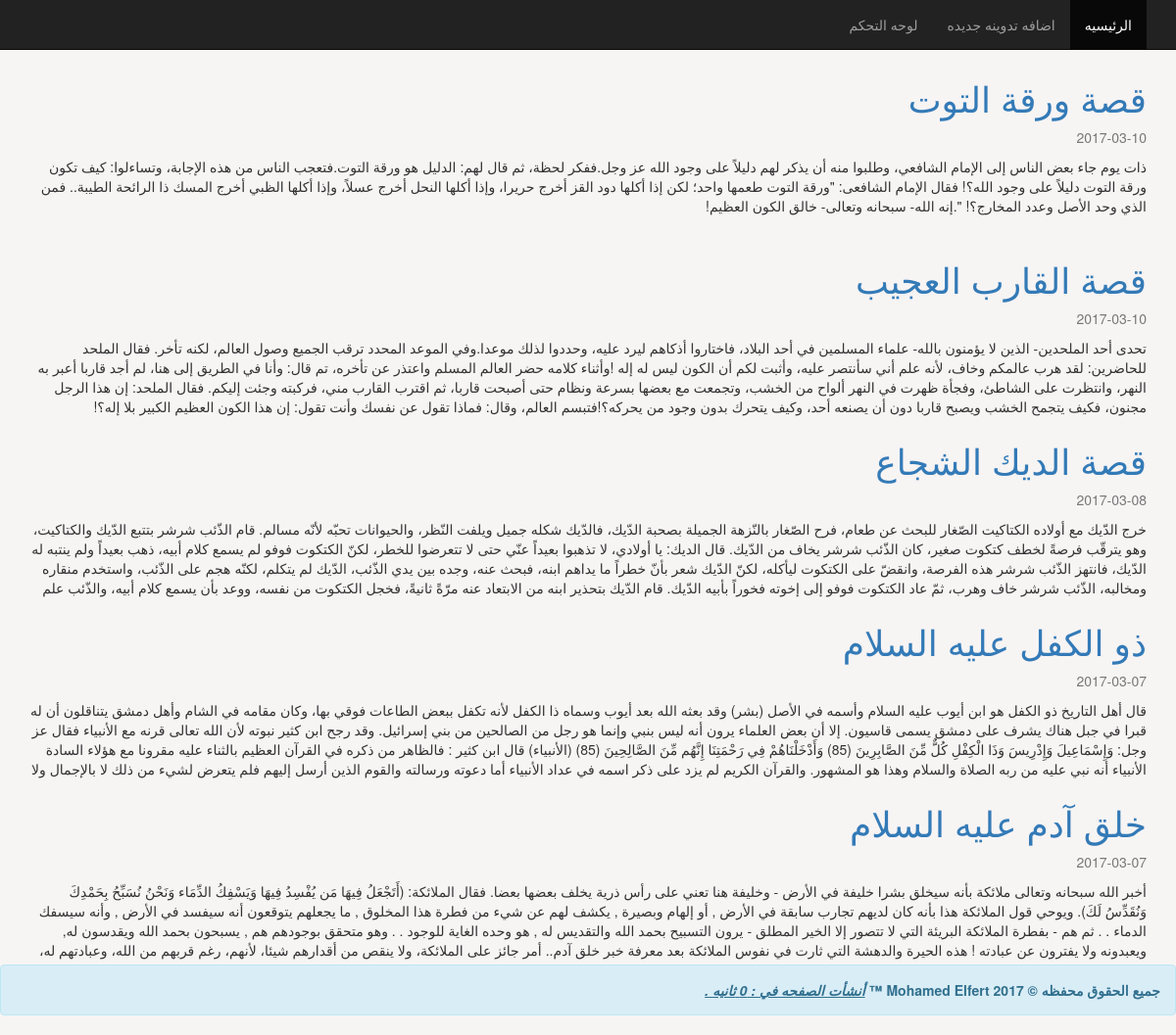
The page / on the database its author committed.
### tables this page shows
CREATE TABLE `posts` (
  `id` int(11) NOT NULL,
  `title` varchar(255) NOT NULL,
  `subject` text NOT NULL,
  `created_at` date NOT NULL
);

### index.php (the view)
<?php
require 'connect.php';
require 'header.php';
@$stmnt = $conn->query("SELECT * FROM posts ORDER BY id DESC");
$count = $stmnt->rowCount();
if($count > 0){
    while($row = $stmnt->fetch(PDO::FETCH_OBJ)){
        ?>
            <div id='height' class='container'>
                <a href='post.php?id=<?php echo $row->id; ?>'>
                    <h1><?php echo $row->title; ?></h1>
                </a>
                <p class='text-muted'><?php echo $row->created_at; ?></p>
                <p><?php echo $row->subject; ?></p>
            </div>
        <?php
    }
}else{
    echo '<h3 class="alert alert-success">لا يوجد أي محتوي في المدونه حاليا .</h3>';
}
require 'footer.php';
?>

### header.php (shortened to what this page needs)
<?php
$starttime = microtime(true);
?>
<!DOCTYPE html>
<html>
  <head>
    <link href="css/bootstrap.min.css" rel="stylesheet">
    <link href="css/bootstrap-rtl.css" rel="stylesheet">
    <link href="css/style.css" rel="stylesheet">
  </head>
  <body>
    <nav class="navbar navbar-inverse navbar-fixed-top">
      <div class="container">
        <div id="navbar" class="collapse navbar-collapse">
          <ul class="nav navbar-nav">
            <li class="active"><a href="index.php">الرئيسيه</a></li>
            <li><a href="login.php">اضافه تدوينه جديده</a></li>
            <li><a href="adminlog.php">لوحه التحكم</a></li>
          </ul>
        </div>
      </div>
    </nav>

### footer.php (shortened to what this page needs)
    <div class="alert alert-info">
        <strong>جميع الحقوق محفظه &copy;  2017 Mohamed Elfert  &trade;
			    <?php $endtime = microtime(true); $takentime = $endtime-$starttime; $takentime = round($takentime,5);
			          echo "  <i><u>أنشأت الصفحه في   : " . $takentime . " ثانيه .</u></i>"  ?>
        </strong>
    </div>
  </body>
</html>

### css/style.css (style rules this page uses)
body { background-color: #f7f4f4; padding-top: 60px; }
#height { height: 180px; overflow: hidden; margin-bottom: 5px; }

### rows shown on the page
posts: title "قصة ورقة التوت", created_at "2017-03-10", subject "ذات يوم جاء بعض الناس إلى الإمام الشافعي، وطلبوا منه أن يذكر لهم دليلاً على وجود الله عز وجل.ففكر لحظة، ثم قال لهم: الدليل هو ورقة التوت.فتعجب الناس من هذه الإجابة، وتساءلوا: كيف تكون ورقة التوت دليلاً على وجود الله؟! فقال الإمام الشافعى: \"ورقة التوت طعمها واحد؛ لكن إذا أكلها دود القز أخرج حريرا، وإذا أكلها النحل أخرج عسلاً، وإذا أكلها الظبي أخرج المسك ذا الرائحة الطيبة.. فمن الذي وحد الأصل وعدد المخارج؟! \".إنه الله- سبحانه وتعالى- خالق الكون العظيم!"
posts: title "قصة القارب العجيب", created_at "2017-03-10", subject "تحدى أحد الملحدين- الذين لا يؤمنون بالله- علماء المسلمين في أحد البلاد، فاختاروا أذكاهم ليرد عليه، وحددوا لذلك موعدا.وفي الموعد المحدد ترقب الجميع وصول العالم، لكنه تأخر. فقال الملحد للحاضرين: لقد هرب عالمكم وخاف، لأنه علم أني سأنتصر عليه، وأثبت لكم أن الكون ليس له إله !وأثناء كلامه حضر العالم المسلم واعتذر عن تأخره، تم قال: وأنا في الطريق إلى هنا، لم أجد قاربا أعبر به النهر، وانتظرت على الشاطئ، وفجأة ظهرت في النهر ألواح من الخشب، وتجمعت مع بعضها بسرعة ونظام حتى أصبحت قاربا، ثم اقترب القارب مني، فركبته وجئت إليكم. فقال الملحد: إن هذا الرجل مجنون، فكيف يتجمح الخشب ويصبح قاربا دون أن يصنعه أحد، وكيف يتحرك بدون وجود من يحركه؟!فتبسم العالم، وقال: فماذا تقول عن نفسك وأنت تقول: إن هذا الكون…"
posts: title "قصة الديك الشجاع", created_at "2017-03-08", subject "خرج الدّيك مع أولاده الكتاكيت الصّغار للبحث عن طعام، فرح الصّغار بالنّزهة الجميلة بصحبة الدّيك، فالدّيك شكله جميل ويلفت النّظر، والحيوانات تحبّه لأنّه مسالم. قام الذّئب شرشر بتتبع الدّيك والكتاكيت، وهو يترقّب فرصةً لخطف كتكوت صغير، كان الذّئب شرشر يخاف من الدّيك. قال الديك: يا أولادي، لا تذهبوا بعيداً عنّي حتى لا تتعرضوا للخطر، لكنّ الكتكوت فوفو لم يسمع كلام أبيه، ذهب بعيداً ولم ينتبه له الدّيك، فانتهز الذّئب شرشر هذه الفرصة، وانقضّ على الكتكوت ليأكله، لكنّ الدّيك شعر بأنّ خطراً ما يداهم ابنه، فبحث عنه، وجده بين يدي الذّئب، الدّيك لم يتكلم، لكنّه هجم على الذّئب، واستخدم منقاره ومخالبه، الذّئب شرشر خاف وهرب، ثمّ عاد الكتكوت فوفو إلى إخوته فخوراً بأبيه الدّيك. قام الدّيك بتحذير ابنه من…"
posts: title "ذو الكفل عليه السلام", created_at "2017-03-07", subject "قال أهل التاريخ ذو الكفل هو ابن أيوب عليه السلام وأسمه في الأصل (بشر) وقد بعثه الله بعد أيوب وسماه ذا الكفل لأنه تكفل ببعض الطاعات فوقي بها، وكان مقامه في الشام وأهل دمشق يتناقلون أن له قبرا في جبل هناك يشرف على دمشق يسمى قاسيون. إلا أن بعض العلماء يرون أنه ليس بنبي وإنما هو رجل من الصالحين من بني إسرائيل. وقد رجح ابن كثير نبوته لأن الله تعالى قرنه مع الأنبياء فقال عز وجل: وَإِسْمَاعِيلَ وَإِدْرِيسَ وَذَا الْكِفْلِ كُلٌّ مِّنَ الصَّابِرِينَ (85) وَأَدْخَلْنَاهُمْ فِي رَحْمَتِنَا إِنَّهُم مِّنَ الصَّالِحِينَ (85) (الأنبياء) قال ابن كثير : فالظاهر من ذكره في القرآن العظيم بالثناء عليه مقرونا مع هؤلاء السادة الأنبياء أنه نبي عليه من ربه الصلاة والسلام وهذا هو المشهور. والقرآن الكريم لم يزد على…"
posts: title "خلق آدم عليه السلام", created_at "2017-03-07", subject "أخبر الله سبحانه وتعالى ملائكة بأنه سيخلق بشرا خليفة في الأرض - وخليفة هنا تعني على رأس ذرية يخلف بعضها بعضا. فقال الملائكة: (أَتَجْعَلُ فِيهَا مَن يُفْسِدُ فِيهَا وَيَسْفِكُ الدِّمَاء وَنَحْنُ نُسَبِّحُ بِحَمْدِكَ وَنُقَدِّسُ لَكَ). ويوحي قول الملائكة هذا بأنه كان لديهم تجارب سابقة في الأرض , أو إلهام وبصيرة , يكشف لهم عن شيء من فطرة هذا المخلوق , ما يجعلهم يتوقعون أنه سيفسد في الأرض , وأنه سيسفك الدماء . . ثم هم - بفطرة الملائكة البريئة التي لا تتصور إلا الخير المطلق - يرون التسبيح بحمد الله والتقديس له , هو وحده الغاية للوجود . . وهو متحقق بوجودهم هم , يسبحون بحمد الله ويقدسون له, ويعبدونه ولا يفترون عن عبادته ! هذه الحيرة والدهشة التي ثارت في نفوس الملائكة بعد معرفة خبر خلق آدم.. أمر…"

### other values the page prints
$takentime "0"
